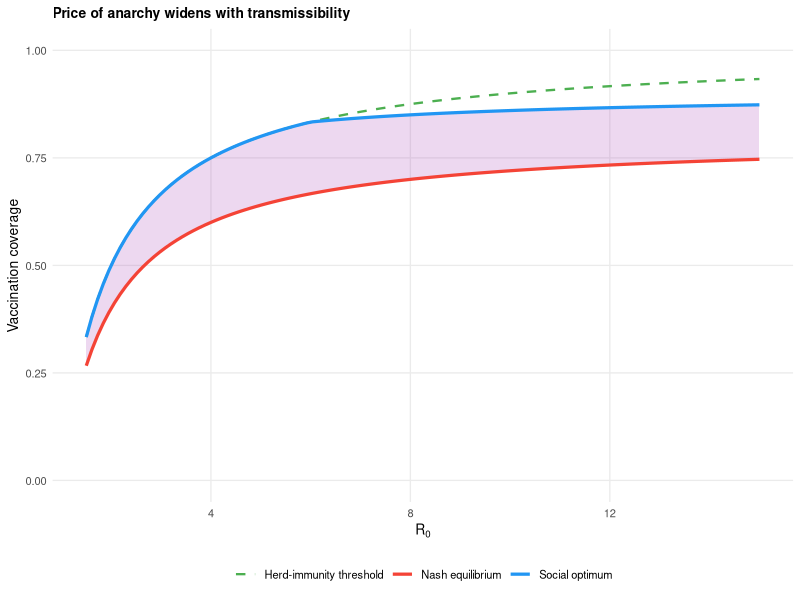
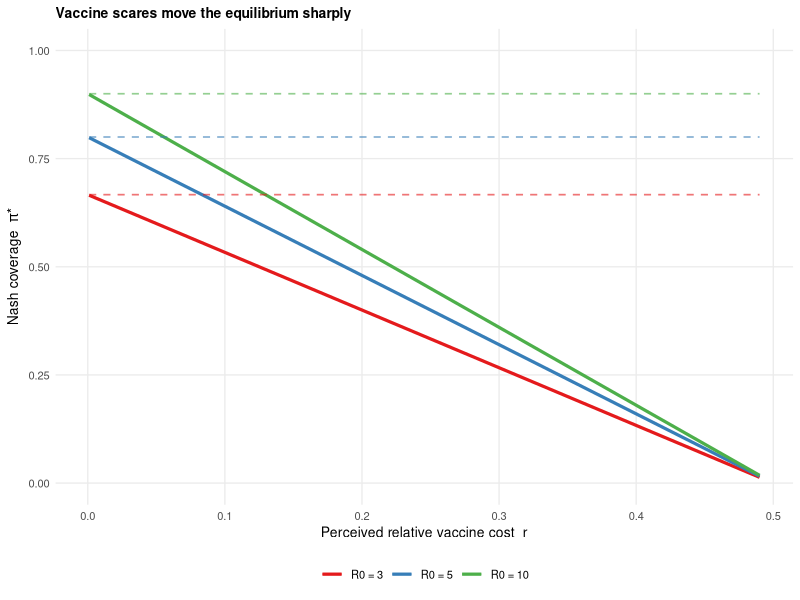

Here is the R script that generated these plots, in order:
## ---- chunk 1
#| label: setup
library(dplyr)
library(tidyr)
library(ggplot2)
library(patchwork)

theme_set(
    theme_minimal(base_size = 10) +
        theme(
            panel.grid.minor   = element_blank(),
            plot.title         = element_text(face = "bold", size = 10),
            legend.position    = "bottom"
        )
)

C_NASH <- "#F44336" # red
C_SOCIAL <- "#2196F3" # blue
C_CRIT <- "#4CAF50" # green
C_GAP <- "#9C27B0" # purple (price of anarchy)
## ---- chunk 2
#| label: core-functions
# Infection probability for an unvaccinated individual at coverage pi
pi_inf <- function(pi, R0, q) {
    pi_c <- 1 - 1 / R0
    q * pmax(0, 1 - pi / pi_c)
}

# Nash equilibrium from indifference: pi_inf(pi*) = r
nash_coverage <- function(R0, q, r) {
    pi_c <- 1 - 1 / R0
    if (r >= q) {
        return(0)
    } # never vaccinate
    uniroot(\(pi) pi_inf(pi, R0, q) - r,
        interval = c(0, pi_c)
    )$root
}

# Social optimum: minimize expected per-capita cost
social_optimum <- function(R0, q, r) {
    optimize(\(pi) pi * r + (1 - pi) * pi_inf(pi, R0, q),
        interval = c(0, 1)
    )$minimum
}
## ---- chunk 3
#| label: single-point
R0 <- 5
q <- 0.5
r <- 0.10
pi_c <- 1 - 1 / R0
pi_n <- nash_coverage(R0, q, r)
pi_s <- social_optimum(R0, q, r)

tibble(
    quantity = c(
        "Critical coverage (pi_c)",
        "Nash coverage (pi*)",
        "Social optimum (pi_hat)",
        "Price of anarchy (pi_hat - pi*)"
    ),
    value = c(pi_c, pi_n, pi_s, pi_s - pi_n)
) |>
    mutate(value = sprintf("%.3f", value)) |>
    knitr::kable()
## ---- chunk 4
#| label: sweep-R0
#| fig-cap: "Nash equilibrium, social optimum, and herd-immunity threshold as functions of $R_0$, with $q = 0.5$, $r = 0.10$. The shaded band shows the price of anarchy."
#| fig-width: 6
#| fig-height: 4
q <- 0.5
r <- 0.10
R0_grid <- seq(1.5, 15, length.out = 120)

sweep <- tibble(
    R0      = R0_grid,
    pi_c    = 1 - 1 / R0_grid,
    pi_nash = sapply(R0_grid, nash_coverage, q = q, r = r),
    pi_soc  = sapply(R0_grid, social_optimum, q = q, r = r)
)

ggplot(sweep, aes(x = R0)) +
    geom_ribbon(aes(ymin = pi_nash, ymax = pi_soc),
        fill = C_GAP, alpha = 0.18
    ) +
    geom_line(aes(y = pi_c, colour = "Herd-immunity threshold"), linewidth = 0.8, linetype = "dashed") +
    geom_line(aes(y = pi_soc, colour = "Social optimum"), linewidth = 1.1) +
    geom_line(aes(y = pi_nash, colour = "Nash equilibrium"), linewidth = 1.1) +
    scale_colour_manual(
        values = c(
            "Herd-immunity threshold" = C_CRIT,
            "Social optimum" = C_SOCIAL,
            "Nash equilibrium" = C_NASH
        ),
        name = NULL
    ) +
    labs(
        x = expression(R[0]),
        y = "Vaccination coverage",
        title = "Price of anarchy widens with transmissibility"
    ) +
    coord_cartesian(ylim = c(0, 1))
## ---- chunk 5
#| label: sweep-r
#| fig-cap: "Nash vaccination coverage as a function of perceived vaccine cost $r$, for three values of $R_0$. The dashed line is the herd-immunity threshold at each $R_0$."
#| fig-width: 6
#| fig-height: 4
q <- 0.5
grid <- expand_grid(
    R0 = c(3, 5, 10),
    r  = seq(0.001, 0.49, length.out = 100)
) |>
    rowwise() |>
    mutate(
        pi_nash = nash_coverage(R0, q, r),
        pi_c    = 1 - 1 / R0
    ) |>
    ungroup() |>
    mutate(R0 = factor(R0, labels = c("R0 = 3", "R0 = 5", "R0 = 10")))

ggplot(grid, aes(x = r, y = pi_nash, colour = R0)) +
    geom_line(linewidth = 1.1) +
    geom_line(aes(y = pi_c, colour = R0), linetype = "dashed", linewidth = 0.6, alpha = 0.6) +
    scale_colour_brewer(palette = "Set1", name = NULL) +
    labs(
        x = "Perceived relative vaccine cost  r",
        y = expression("Nash coverage  " * pi * "*"),
        title = "Vaccine scares move the equilibrium sharply"
    ) +
    coord_cartesian(ylim = c(0, 1))
## ---- chunk 6
#| label: session-info
#| echo: false
cat(sprintf("R          %s\n", paste(R.version$major, R.version$minor, sep = ".")))
for (pkg in c("ggplot2", "dplyr", "tidyr", "patchwork")) {
    cat(sprintf("%-10s %s\n", pkg, as.character(packageVersion(pkg))))
}
